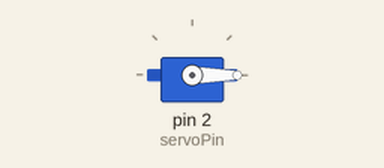
A sketch run on a simulated Arduino Uno, built with avr-gcc and run on an emulated ATmega328P. Shown: servo.

Above: at 0.05 s.
At 0.75 s:
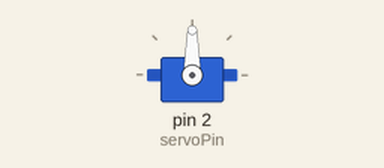
At 1.5 s:
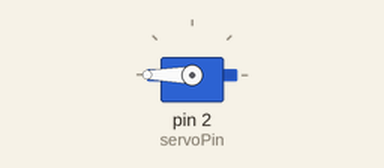
Timing chart, 0 to 3.5 s (numbered marks = the images above):
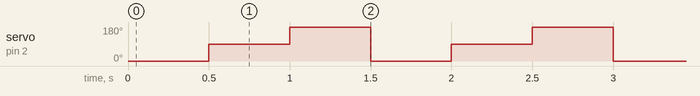

The sketch:

Test.ino
```cpp
#include <Servo.h>
const int servoPin = 2;
int servoPos;

Servo myServo;

void setup() {
  myServo.attach(servoPin);
}

void loop() {
  myServo.write(0);

  delay(500);

  myServo.write(90);

  delay(500);

  myServo.write(180);

  delay(500);
}
```

Measured:
- by itself, servo on pin 2 (servoPin): repeats every 1.5 s: 180° 0.50 s, 0° 0.50 s, 90° 0.50 s
